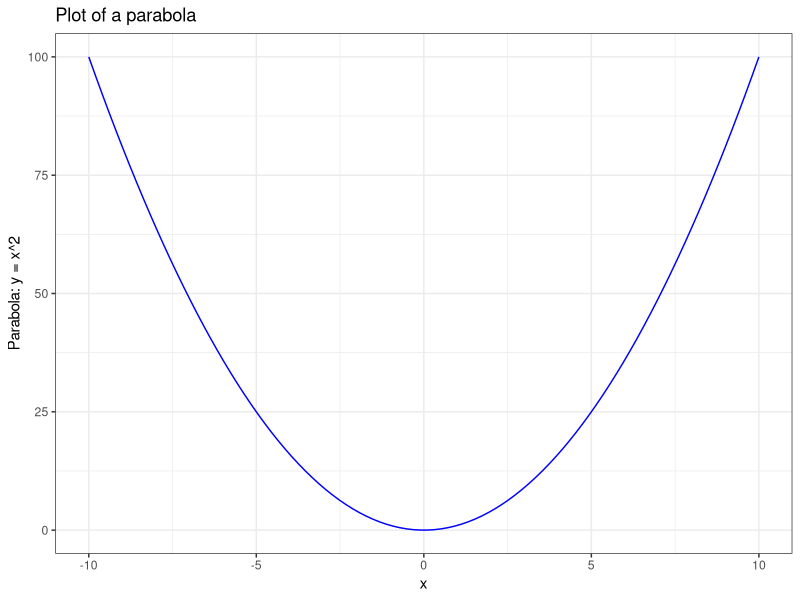
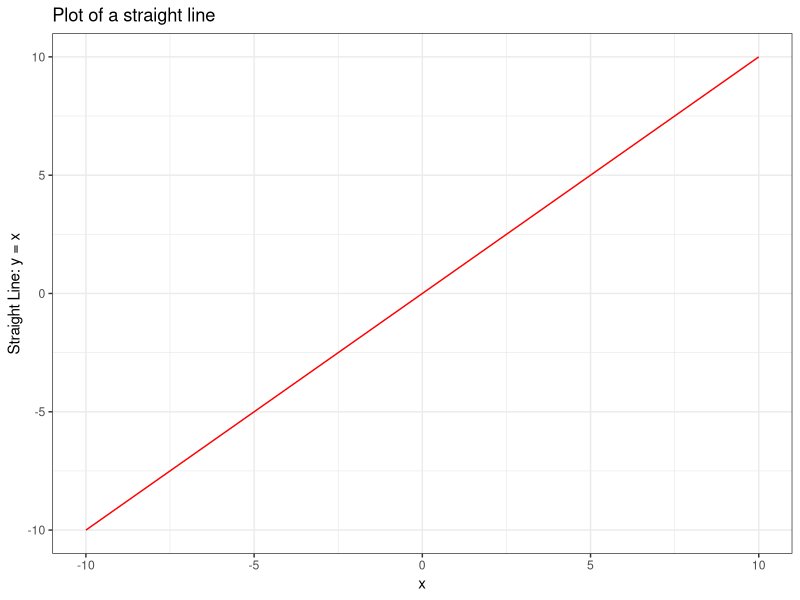
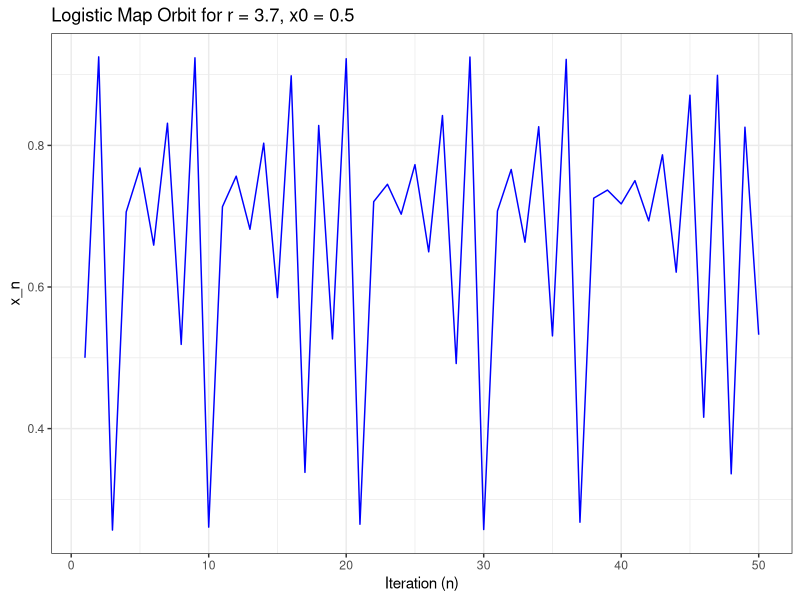
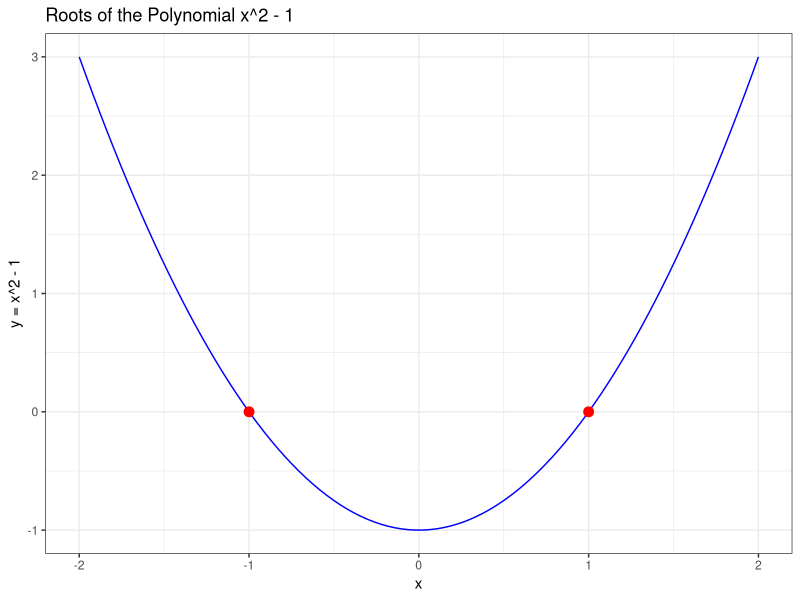
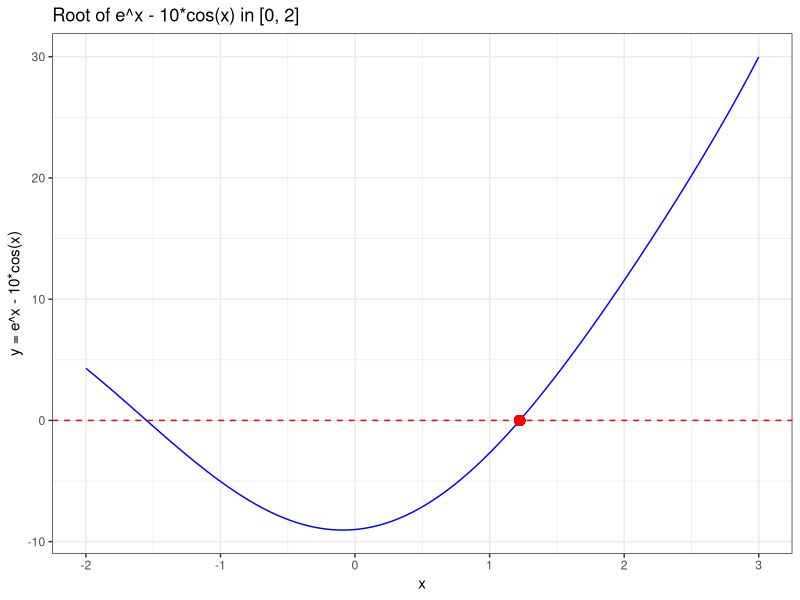

R code for these plots, in order:
## ---- chunk 1
   library(ggplot2)
## ---- chunk 2
   my_vector <- c(1, 2, 3, 4, 5)
   my_matrix <- matrix(1:9, nrow=3)
   my_data_frame <- data.frame(Name = c("Alice", "Bob"), Age = c(25, 30))
## ---- chunk 3
   parabola <- function(x) {
     return(x^2)
   }
## ---- chunk 4
   straight_line <- function(x, m=1, b=0) {
     return(m * x + b)
   }
## ---- chunk 5
   x_values <- seq(-10, 10, length.out = 100)
  datafr_parabola <- data.frame(x = x_values, y = parabola(x_values))
  datafr_line <- data.frame(x = x_values, y = straight_line(x_values, m=1, b=0))
   
   # Parabola plot
   ggplot(data = datafr_parabola, aes(x = x, y = y)) +
     geom_line(color = "blue") +
     xlab("x") +
     ylab("Parabola: y = x^2") +
     ggtitle("Plot of a parabola") +
     theme_bw()
   
   # Straight line plot
   ggplot(data = datafr_line, aes(x = x, y = y)) +
     geom_line(color = "red") +
     xlab("x") +
     ylab("Straight Line: y = x") +
     ggtitle("Plot of a straight line") +
     theme_bw()
## ---- chunk 6
   logistic_map <- function(r, x0, n) {
     x_values <- numeric(n)
     x_values[1] <- x0
     for (i in 2:n) {
       x_values[i] <- r * x_values[i-1] * (1 - x_values[i-1])
     }
     return(data.frame(n = 1:n, x = x_values))
   }
   
   # Example usage
   r_value <- 3.7
   x0_value <- 0.5
   n_iter <- 50
   
   orbit_data <- logistic_map(r_value, x0_value, n_iter)
   
   ggplot(orbit_data, aes(x = n, y = x)) +
     geom_line(color = "blue") +
     xlab("Iteration (n)") +
     ylab("x_n") +
     ggtitle("Logistic Map Orbit for r = 3.7, x0 = 0.5") +
     theme_bw()
## ---- chunk 7
   fixed_points <- polyroot(c(-1, 0, 1))
   print(fixed_points)
## ---- chunk 8
   x_values <- seq(-2, 2, length.out = 100)
   y_values <- x_values^2 - 1
   
   ggplot(data.frame(x = x_values, y = y_values), aes(x = x, y = y)) +
     geom_line(color = "blue") +
     geom_point(data = data.frame(x = Re(fixed_points), y = 0), aes(x = x, y = y), color = "red", size = 3) +
     xlab("x") +
     ylab("y = x^2 - 1") +
     ggtitle("Roots of the Polynomial x^2 - 1") +
     theme_bw()
## ---- chunk 9
   dx_dt <- function(x) {
     exp(x) - 10 * cos(x)
   }
   
   fixed_point_0 <- uniroot(dx_dt, interval = c(0, 2))$root
   print(fixed_point_0)
## ---- chunk 10
   x_values <- seq(-2, 3, length.out = 100)
   y_values <- exp(x_values) - 10 * cos(x_values)
   
   ggplot(data.frame(x = x_values, y = y_values), aes(x = x, y = y)) +
     geom_line(color = "blue") +
     geom_hline(yintercept = 0, linetype = "dashed", color = "red") +
     geom_point(aes(x = fixed_point_0, y = 0), color = "red", size = 3) +
     xlab("x") +
     ylab("y = e^x - 10*cos(x)") +
     ggtitle("Root of e^x - 10*cos(x) in [0, 2]") +
     theme_bw()
